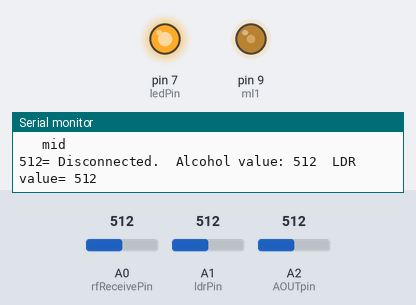
Recording of a sketch running on a simulated Arduino Uno, built with avr-gcc and run on an emulated ATmega328P. On the bench: output pins drawn as LEDs (lit = HIGH), the last lines printed to the serial monitor. The test bench sets the inputs (shaded band); at power-on: A2 (AOUTpin) = 512, A0 (rfReceivePin) = 512, A1 (ldrPin) = 512.

Above: at 1.3 s.
1.4 s: A2 (AOUTpin) set to 483
At 2.9 s:
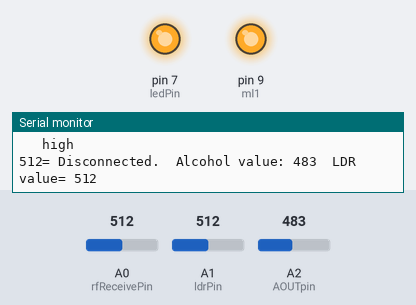
3.5 s: A0 (rfReceivePin) set to 910
5.5 s: A1 (ldrPin) set to 107
8.5 s: A1 (ldrPin) set to 95
At 8.9 s:
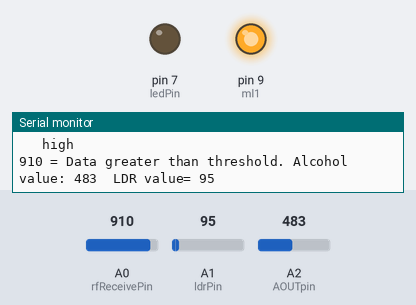
10.0 s: A2 (AOUTpin) set to 716
At 11.8 s:
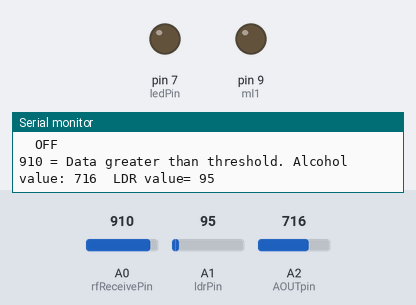
12.1 s: A2 (AOUTpin) set to 511
At 13.0 s:
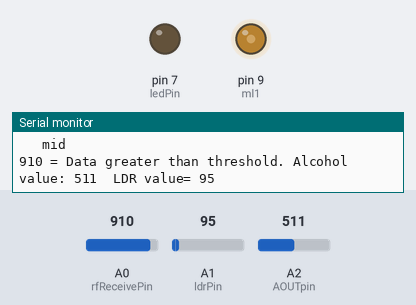
Timing chart, 0 to 15.1 s (numbered marks = the images above; inputs shaded):
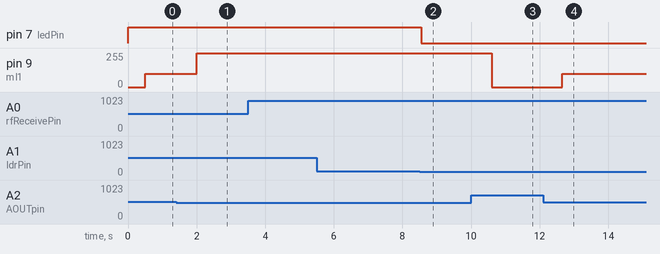

The sketch:

rajasthanArduinoReciever.ino
```cpp
#define rfReceivePin A0
#define ledPin 7
const int ldrPin = A1;
const int AOUTpin = A2;
const int ml1 = 9;
int b;
unsigned int data = 0;
const unsigned int upperThreshold = 900;
int threshold1 = 500;
int threshold2 = 700;
int value;

void setup() {

  pinMode(ledPin, OUTPUT);
  pinMode(ldrPin, INPUT);
  pinMode(ldrPin, LOW);
  pinMode(ml1, OUTPUT);
  digitalWrite(ml1, LOW);
  Serial.begin(9600);
}

void loop() {

  data = analogRead(rfReceivePin);
  value = analogRead(AOUTpin);
  b = analogRead(ldrPin);

  if (data > upperThreshold && b < 100)
  {
    digitalWrite(ledPin, LOW);
    Serial.print(data);
    Serial.print(" = Data greater than threshold. ");
    Serial.print("Alcohol value: ");
    Serial.print(value);
    Serial.print("  LDR value= ");
    Serial.print(b);
    delay(500);
  }

else if(data > upperThreshold && b > 100)
{
    digitalWrite(ledPin, HIGH);
    Serial.print(data);
    Serial.print(" = Car is not close  ");
    Serial.print("Alcohol value: ");
    Serial.print(value);
    Serial.print("  LDR value= ");
    Serial.print(b);
    delay(500);
}
else
{
    digitalWrite(ledPin, HIGH);
    Serial.print(data);
    Serial.print("= Disconnected.  ");
    Serial.print("Alcohol value: ");
    Serial.print(value);
    Serial.print("  LDR value= ");
    Serial.print(b);
    delay(500);
  }

  if (value > threshold2)
  {
    digitalWrite(ml1, LOW);
    Serial.println();
    Serial.print("  OFF");
    Serial.println();
  }
  else if (value < threshold2 && value > threshold1)
  {
    analogWrite(ml1, 100);
    Serial.println();
    Serial.print("   mid");
    Serial.println();
  }
  else
  {
    digitalWrite(ml1, 255);
    Serial.println();
    Serial.print("   high");
    Serial.println();
  }

}
```

Measured:
- the behaviour switches between 501 and 500 on A2 (AOUTpin) (found by bisection; images 0 and 1)
- the behaviour switches between 100 and 99 on A1 (ldrPin) (found by bisection; images 1 and 2)
- after the input at 1.4 s, pin 9 (ml1): 100/255 → 255/255 after 0.61 s
- after the input at 8.5 s, pin 7 (ledPin): HIGH → LOW after 0.05 s
- after the input at 10.0 s, pin 9 (ml1): 255/255 → 0/255 after 0.61 s
- after the input at 12.1 s, pin 9 (ml1): 0/255 → 100/255 after 0.56 s
